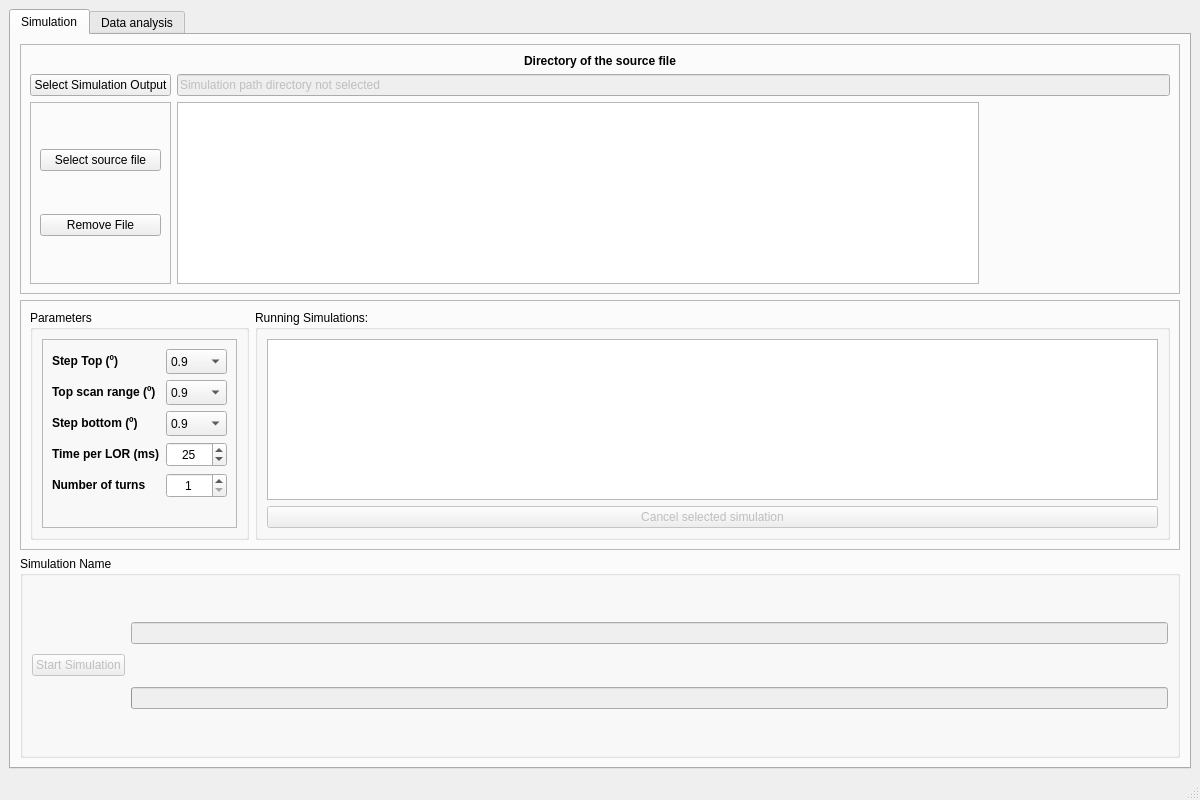
<?xml version="1.0" encoding="UTF-8"?>
<ui version="4.0">
 <class>MainWindow</class>
 <widget class="QMainWindow" name="MainWindow">
  <property name="windowModality">
   <enum>Qt::NonModal</enum>
  </property>
  <property name="enabled">
   <bool>true</bool>
  </property>
  <property name="geometry">
   <rect>
    <x>0</x>
    <y>0</y>
    <width>1200</width>
    <height>800</height>
   </rect>
  </property>
  <property name="sizePolicy">
   <sizepolicy hsizetype="Fixed" vsizetype="Fixed">
    <horstretch>0</horstretch>
    <verstretch>0</verstretch>
   </sizepolicy>
  </property>
  <property name="minimumSize">
   <size>
    <width>1200</width>
    <height>800</height>
   </size>
  </property>
  <property name="maximumSize">
   <size>
    <width>1200</width>
    <height>800</height>
   </size>
  </property>
  <property name="windowTitle">
   <string>MainWindow</string>
  </property>
  <widget class="QWidget" name="centralwidget">
   <layout class="QVBoxLayout" name="verticalLayout_4">
    <item>
     <widget class="QTabWidget" name="tabWidget">
      <property name="sizePolicy">
       <sizepolicy hsizetype="Expanding" vsizetype="Expanding">
        <horstretch>0</horstretch>
        <verstretch>0</verstretch>
       </sizepolicy>
      </property>
      <property name="minimumSize">
       <size>
        <width>700</width>
        <height>700</height>
       </size>
      </property>
      <property name="maximumSize">
       <size>
        <width>16777215</width>
        <height>16777215</height>
       </size>
      </property>
      <property name="autoFillBackground">
       <bool>true</bool>
      </property>
      <property name="currentIndex">
       <number>0</number>
      </property>
      <widget class="QWidget" name="tab">
       <attribute name="title">
        <string>Simulation</string>
       </attribute>
       <layout class="QVBoxLayout" name="verticalLayout_9">
        <item>
         <widget class="QFrame" name="frame">
          <property name="maximumSize">
           <size>
            <width>16777215</width>
            <height>250</height>
           </size>
          </property>
          <property name="frameShape">
           <enum>QFrame::StyledPanel</enum>
          </property>
          <property name="frameShadow">
           <enum>QFrame::Raised</enum>
          </property>
          <layout class="QVBoxLayout" name="verticalLayout_6">
           <item>
            <layout class="QVBoxLayout" name="verticalLayout_3">
             <item>
              <widget class="QLabel" name="SelectSource_label">
               <property name="font">
                <font>
                 <weight>75</weight>
                 <bold>true</bold>
                </font>
               </property>
               <property name="text">
                <string>Directory of the source file</string>
               </property>
               <property name="alignment">
                <set>Qt::AlignCenter</set>
               </property>
              </widget>
             </item>
             <item>
              <layout class="QGridLayout" name="gridLayout_5">
               <item row="2" column="1">
                <widget class="QTableWidget" name="SourcesList_listWidget">
                 <property name="sizePolicy">
                  <sizepolicy hsizetype="Expanding" vsizetype="Expanding">
                   <horstretch>0</horstretch>
                   <verstretch>0</verstretch>
                  </sizepolicy>
                 </property>
                 <property name="maximumSize">
                  <size>
                   <width>802</width>
                   <height>16777215</height>
                  </size>
                 </property>
                 <property name="alternatingRowColors">
                  <bool>true</bool>
                 </property>
                 <property name="textElideMode">
                  <enum>Qt::ElideMiddle</enum>
                 </property>
                 <attribute name="horizontalHeaderVisible">
                  <bool>false</bool>
                 </attribute>
                 <attribute name="horizontalHeaderCascadingSectionResizes">
                  <bool>true</bool>
                 </attribute>
                 <attribute name="horizontalHeaderDefaultSectionSize">
                  <number>200</number>
                 </attribute>
                 <attribute name="horizontalHeaderMinimumSectionSize">
                  <number>50</number>
                 </attribute>
                 <attribute name="horizontalHeaderShowSortIndicator" stdset="0">
                  <bool>false</bool>
                 </attribute>
                 <attribute name="horizontalHeaderStretchLastSection">
                  <bool>false</bool>
                 </attribute>
                 <attribute name="verticalHeaderVisible">
                  <bool>false</bool>
                 </attribute>
                 <attribute name="verticalHeaderCascadingSectionResizes">
                  <bool>true</bool>
                 </attribute>
                 <attribute name="verticalHeaderDefaultSectionSize">
                  <number>30</number>
                 </attribute>
                 <attribute name="verticalHeaderMinimumSectionSize">
                  <number>23</number>
                 </attribute>
                 <attribute name="verticalHeaderStretchLastSection">
                  <bool>false</bool>
                 </attribute>
                 <column>
                  <property name="text">
                   <string>Source position [mm]</string>
                  </property>
                  <property name="font">
                   <font>
                    <weight>75</weight>
                    <bold>true</bold>
                   </font>
                  </property>
                 </column>
                 <column>
                  <property name="text">
                   <string>X</string>
                  </property>
                  <property name="font">
                   <font>
                    <weight>75</weight>
                    <bold>true</bold>
                   </font>
                  </property>
                 </column>
                 <column>
                  <property name="text">
                   <string>Y</string>
                  </property>
                  <property name="font">
                   <font>
                    <weight>75</weight>
                    <bold>true</bold>
                   </font>
                  </property>
                 </column>
                 <column>
                  <property name="text">
                   <string>Z</string>
                  </property>
                  <property name="font">
                   <font>
                    <weight>75</weight>
                    <bold>true</bold>
                   </font>
                  </property>
                 </column>
                </widget>
               </item>
               <item row="0" column="0">
                <widget class="QPushButton" name="SelectSimulationOutput_Button">
                 <property name="text">
                  <string>Select Simulation Output</string>
                 </property>
                </widget>
               </item>
               <item row="2" column="0">
                <widget class="QFrame" name="frame_10">
                 <property name="frameShape">
                  <enum>QFrame::StyledPanel</enum>
                 </property>
                 <property name="frameShadow">
                  <enum>QFrame::Raised</enum>
                 </property>
                 <layout class="QVBoxLayout" name="verticalLayout_11">
                  <item>
                   <widget class="QPushButton" name="SelectSource_Button">
                    <property name="text">
                     <string>Select source file</string>
                    </property>
                   </widget>
                  </item>
                  <item>
                   <widget class="QPushButton" name="RemoveSource_pushButton">
                    <property name="text">
                     <string>Remove File</string>
                    </property>
                   </widget>
                  </item>
                 </layout>
                </widget>
               </item>
               <item row="0" column="1">
                <widget class="QLineEdit" name="SelectSimulationOutput_lineEdit">
                 <property name="enabled">
                  <bool>false</bool>
                 </property>
                 <property name="text">
                  <string>Simulation path directory not selected</string>
                 </property>
                </widget>
               </item>
              </layout>
             </item>
            </layout>
           </item>
          </layout>
         </widget>
        </item>
        <item>
         <widget class="QFrame" name="frame_2">
          <property name="maximumSize">
           <size>
            <width>16777215</width>
            <height>250</height>
           </size>
          </property>
          <property name="frameShape">
           <enum>QFrame::StyledPanel</enum>
          </property>
          <property name="frameShadow">
           <enum>QFrame::Raised</enum>
          </property>
          <layout class="QHBoxLayout" name="horizontalLayout">
           <item>
            <widget class="QGroupBox" name="groupBox_4">
             <property name="title">
              <string>Parameters</string>
             </property>
             <layout class="QGridLayout" name="gridLayout_3">
              <item row="0" column="0">
               <widget class="QFrame" name="frame_6">
                <property name="minimumSize">
                 <size>
                  <width>0</width>
                  <height>0</height>
                 </size>
                </property>
                <property name="frameShape">
                 <enum>QFrame::StyledPanel</enum>
                </property>
                <property name="frameShadow">
                 <enum>QFrame::Raised</enum>
                </property>
                <layout class="QFormLayout" name="formLayout">
                 <property name="fieldGrowthPolicy">
                  <enum>QFormLayout::AllNonFixedFieldsGrow</enum>
                 </property>
                 <item row="1" column="0">
                  <widget class="QLabel" name="TopAng_label">
                   <property name="font">
                    <font>
                     <weight>75</weight>
                     <bold>true</bold>
                    </font>
                   </property>
                   <property name="text">
                    <string>Step Top (º)</string>
                   </property>
                  </widget>
                 </item>
                 <item row="1" column="1">
                  <widget class="QComboBox" name="TopAng_comboBox">
                   <property name="minimumSize">
                    <size>
                     <width>0</width>
                     <height>25</height>
                    </size>
                   </property>
                   <property name="currentIndex">
                    <number>2</number>
                   </property>
                   <property name="sizeAdjustPolicy">
                    <enum>QComboBox::AdjustToContents</enum>
                   </property>
                   <item>
                    <property name="text">
                     <string>0.225</string>
                    </property>
                   </item>
                   <item>
                    <property name="text">
                     <string>0.45</string>
                    </property>
                   </item>
                   <item>
                    <property name="text">
                     <string>0.9</string>
                    </property>
                   </item>
                   <item>
                    <property name="text">
                     <string>1.8</string>
                    </property>
                   </item>
                   <item>
                    <property name="text">
                     <string>3.6</string>
                    </property>
                   </item>
                   <item>
                    <property name="text">
                     <string>7.2</string>
                    </property>
                   </item>
                   <item>
                    <property name="text">
                     <string>9</string>
                    </property>
                   </item>
                   <item>
                    <property name="text">
                     <string>14.4</string>
                    </property>
                   </item>
                   <item>
                    <property name="text">
                     <string>18</string>
                    </property>
                   </item>
                   <item>
                    <property name="text">
                     <string>27</string>
                    </property>
                   </item>
                   <item>
                    <property name="text">
                     <string>36</string>
                    </property>
                   </item>
                   <item>
                    <property name="text">
                     <string>45</string>
                    </property>
                   </item>
                   <item>
                    <property name="text">
                     <string>54</string>
                    </property>
                   </item>
                   <item>
                    <property name="text">
                     <string>63</string>
                    </property>
                   </item>
                   <item>
                    <property name="text">
                     <string>72</string>
                    </property>
                   </item>
                   <item>
                    <property name="text">
                     <string>81</string>
                    </property>
                   </item>
                   <item>
                    <property name="text">
                     <string>90</string>
                    </property>
                   </item>
                  </widget>
                 </item>
                 <item row="2" column="0">
                  <widget class="QLabel" name="TopRange_label">
                   <property name="font">
                    <font>
                     <weight>75</weight>
                     <bold>true</bold>
                    </font>
                   </property>
                   <property name="text">
                    <string>Top scan range (º)</string>
                   </property>
                  </widget>
                 </item>
                 <item row="2" column="1">
                  <widget class="QComboBox" name="TopRange_comboBox">
                   <property name="minimumSize">
                    <size>
                     <width>0</width>
                     <height>25</height>
                    </size>
                   </property>
                   <property name="currentText" stdset="0">
                    <string>0.9</string>
                   </property>
                   <item>
                    <property name="text">
                     <string>0.9</string>
                    </property>
                   </item>
                   <item>
                    <property name="text">
                     <string>1.8</string>
                    </property>
                   </item>
                   <item>
                    <property name="text">
                     <string>3.6</string>
                    </property>
                   </item>
                   <item>
                    <property name="text">
                     <string>7.2</string>
                    </property>
                   </item>
                   <item>
                    <property name="text">
                     <string>9</string>
                    </property>
                   </item>
                   <item>
                    <property name="text">
                     <string>14.4</string>
                    </property>
                   </item>
                   <item>
                    <property name="text">
                     <string>18</string>
                    </property>
                   </item>
                   <item>
                    <property name="text">
                     <string>27</string>
                    </property>
                   </item>
                   <item>
                    <property name="text">
                     <string>36</string>
                    </property>
                   </item>
                   <item>
                    <property name="text">
                     <string>45</string>
                    </property>
                   </item>
                   <item>
                    <property name="text">
                     <string>54</string>
                    </property>
                   </item>
                   <item>
                    <property name="text">
                     <string>63</string>
                    </property>
                   </item>
                   <item>
                    <property name="text">
                     <string>72</string>
                    </property>
                   </item>
                   <item>
                    <property name="text">
                     <string>75.6</string>
                    </property>
                   </item>
                   <item>
                    <property name="text">
                     <string>81</string>
                    </property>
                   </item>
                   <item>
                    <property name="text">
                     <string>90</string>
                    </property>
                   </item>
                  </widget>
                 </item>
                 <item row="3" column="0">
                  <widget class="QLabel" name="BotAng_label">
                   <property name="font">
                    <font>
                     <weight>75</weight>
                     <bold>true</bold>
                    </font>
                   </property>
                   <property name="text">
                    <string>Step bottom (º)</string>
                   </property>
                  </widget>
                 </item>
                 <item row="3" column="1">
                  <widget class="QComboBox" name="BotAng_comboBox">
                   <property name="minimumSize">
                    <size>
                     <width>0</width>
                     <height>25</height>
                    </size>
                   </property>
                   <item>
                    <property name="text">
                     <string>0.9</string>
                    </property>
                   </item>
                   <item>
                    <property name="text">
                     <string>1.8</string>
                    </property>
                   </item>
                   <item>
                    <property name="text">
                     <string>3.6</string>
                    </property>
                   </item>
                   <item>
                    <property name="text">
                     <string>9</string>
                    </property>
                   </item>
                   <item>
                    <property name="text">
                     <string>18</string>
                    </property>
                   </item>
                   <item>
                    <property name="text">
                     <string>36</string>
                    </property>
                   </item>
                   <item>
                    <property name="text">
                     <string>45</string>
                    </property>
                   </item>
                   <item>
                    <property name="text">
                     <string>90</string>
                    </property>
                   </item>
                   <item>
                    <property name="text">
                     <string>180</string>
                    </property>
                   </item>
                  </widget>
                 </item>
                 <item row="4" column="0">
                  <widget class="QLabel" name="TimeLor_label">
                   <property name="font">
                    <font>
                     <weight>75</weight>
                     <bold>true</bold>
                    </font>
                   </property>
                   <property name="text">
                    <string>Time per LOR (ms)</string>
                   </property>
                  </widget>
                 </item>
                 <item row="4" column="1">
                  <widget class="QDoubleSpinBox" name="TimeLor_doubleSpinBox">
                   <property name="minimumSize">
                    <size>
                     <width>0</width>
                     <height>25</height>
                    </size>
                   </property>
                   <property name="alignment">
                    <set>Qt::AlignCenter</set>
                   </property>
                   <property name="decimals">
                    <number>0</number>
                   </property>
                   <property name="minimum">
                    <double>1.000000000000000</double>
                   </property>
                   <property name="maximum">
                    <double>1000.000000000000000</double>
                   </property>
                   <property name="singleStep">
                    <double>1.000000000000000</double>
                   </property>
                   <property name="value">
                    <double>25.000000000000000</double>
                   </property>
                  </widget>
                 </item>
                 <item row="5" column="0">
                  <widget class="QLabel" name="NumberOfTurns_label">
                   <property name="font">
                    <font>
                     <weight>75</weight>
                     <bold>true</bold>
                    </font>
                   </property>
                   <property name="text">
                    <string>Number of turns</string>
                   </property>
                  </widget>
                 </item>
                 <item row="5" column="1">
                  <widget class="QSpinBox" name="NumberOfTurns_spinBox">
                   <property name="minimumSize">
                    <size>
                     <width>0</width>
                     <height>25</height>
                    </size>
                   </property>
                   <property name="alignment">
                    <set>Qt::AlignCenter</set>
                   </property>
                   <property name="minimum">
                    <number>1</number>
                   </property>
                   <property name="maximum">
                    <number>10</number>
                   </property>
                   <property name="value">
                    <number>1</number>
                   </property>
                  </widget>
                 </item>
                </layout>
               </widget>
              </item>
             </layout>
            </widget>
           </item>
           <item>
            <widget class="QGroupBox" name="groupBox_2">
             <property name="title">
              <string>Running Simulations:</string>
             </property>
             <layout class="QVBoxLayout" name="verticalLayout">
              <item>
               <widget class="QListWidget" name="RunningSimulation_listWidget"/>
              </item>
              <item>
               <widget class="QPushButton" name="abortSimulation_Button">
                <property name="enabled">
                 <bool>false</bool>
                </property>
                <property name="text">
                 <string>Cancel selected simulation</string>
                </property>
               </widget>
              </item>
             </layout>
            </widget>
           </item>
          </layout>
         </widget>
        </item>
        <item>
         <widget class="QGroupBox" name="groupBox_3">
          <property name="title">
           <string>Simulation Name</string>
          </property>
          <layout class="QGridLayout" name="gridLayout_2">
           <item row="0" column="1">
            <widget class="QLineEdit" name="Simulationname_lineEdit">
             <property name="enabled">
              <bool>false</bool>
             </property>
            </widget>
           </item>
           <item row="1" column="1">
            <widget class="QProgressBar" name="progressBar">
             <property name="enabled">
              <bool>false</bool>
             </property>
             <property name="value">
              <number>0</number>
             </property>
             <property name="format">
              <string/>
             </property>
            </widget>
           </item>
           <item row="0" column="0" rowspan="2">
            <widget class="QPushButton" name="StartSimulation_pushButton">
             <property name="enabled">
              <bool>false</bool>
             </property>
             <property name="text">
              <string>Start Simulation</string>
             </property>
             <property name="checkable">
              <bool>false</bool>
             </property>
             <property name="autoDefault">
              <bool>false</bool>
             </property>
             <property name="default">
              <bool>false</bool>
             </property>
             <property name="flat">
              <bool>false</bool>
             </property>
            </widget>
           </item>
          </layout>
         </widget>
        </item>
       </layout>
      </widget>
      <widget class="QWidget" name="tab_2">
       <attribute name="title">
        <string>Data analysis</string>
       </attribute>
       <layout class="QGridLayout" name="gridLayout_8">
        <item row="2" column="1">
         <widget class="QGroupBox" name="groupBox_7">
          <property name="minimumSize">
           <size>
            <width>300</width>
            <height>0</height>
           </size>
          </property>
          <property name="maximumSize">
           <size>
            <width>400</width>
            <height>16777215</height>
           </size>
          </property>
          <property name="title">
           <string>Energy Spectrum</string>
          </property>
          <layout class="QHBoxLayout" name="horizontalLayout_4">
           <item>
            <widget class="QWidget" name="Energywidget_3" native="true">
             <property name="minimumSize">
              <size>
               <width>150</width>
               <height>100</height>
              </size>
             </property>
            </widget>
           </item>
          </layout>
         </widget>
        </item>
        <item row="0" column="0" colspan="2">
         <widget class="QGroupBox" name="groupBox_5">
          <property name="minimumSize">
           <size>
            <width>0</width>
            <height>0</height>
           </size>
          </property>
          <property name="maximumSize">
           <size>
            <width>16777215</width>
            <height>16777215</height>
           </size>
          </property>
          <property name="title">
           <string>Simulation directory</string>
          </property>
          <layout class="QHBoxLayout" name="horizontalLayout_6">
           <item>
            <widget class="QPushButton" name="SelectResults_Button">
             <property name="maximumSize">
              <size>
               <width>16777215</width>
               <height>16777215</height>
              </size>
             </property>
             <property name="text">
              <string>Select results file</string>
             </property>
            </widget>
           </item>
           <item>
            <widget class="QLineEdit" name="SelectResults_lineEdit">
             <property name="enabled">
              <bool>false</bool>
             </property>
             <property name="text">
              <string>Simulation results directory not selected </string>
             </property>
             <property name="alignment">
              <set>Qt::AlignCenter</set>
             </property>
            </widget>
           </item>
          </layout>
         </widget>
        </item>
        <item row="2" column="0">
         <widget class="QGroupBox" name="groupBox">
          <property name="sizePolicy">
           <sizepolicy hsizetype="Preferred" vsizetype="Expanding">
            <horstretch>0</horstretch>
            <verstretch>0</verstretch>
           </sizepolicy>
          </property>
          <property name="minimumSize">
           <size>
            <width>0</width>
            <height>0</height>
           </size>
          </property>
          <property name="title">
           <string>Image Reconstruction</string>
          </property>
          <layout class="QVBoxLayout" name="verticalLayout_2">
           <item>
            <widget class="QWidget" name="FBPWidget" native="true">
             <property name="sizePolicy">
              <sizepolicy hsizetype="Preferred" vsizetype="Preferred">
               <horstretch>0</horstretch>
               <verstretch>0</verstretch>
              </sizepolicy>
             </property>
             <property name="minimumSize">
              <size>
               <width>0</width>
               <height>0</height>
              </size>
             </property>
             <property name="maximumSize">
              <size>
               <width>16777215</width>
               <height>16777215</height>
              </size>
             </property>
            </widget>
           </item>
          </layout>
         </widget>
        </item>
        <item row="1" column="0" colspan="2">
         <widget class="QGroupBox" name="groupBox_6">
          <property name="sizePolicy">
           <sizepolicy hsizetype="Preferred" vsizetype="Preferred">
            <horstretch>0</horstretch>
            <verstretch>0</verstretch>
           </sizepolicy>
          </property>
          <property name="minimumSize">
           <size>
            <width>0</width>
            <height>0</height>
           </size>
          </property>
          <property name="maximumSize">
           <size>
            <width>16777215</width>
            <height>200</height>
           </size>
          </property>
          <property name="title">
           <string>Parameters</string>
          </property>
          <layout class="QHBoxLayout" name="horizontalLayout_5">
           <item>
            <widget class="QFrame" name="frame_4">
             <property name="frameShape">
              <enum>QFrame::StyledPanel</enum>
             </property>
             <property name="frameShadow">
              <enum>QFrame::Raised</enum>
             </property>
             <layout class="QGridLayout" name="gridLayout_9">
              <item row="3" column="3">
               <widget class="QComboBox" name="pixelSize_comboBox">
                <property name="currentIndex">
                 <number>3</number>
                </property>
                <item>
                 <property name="text">
                  <string>0.1</string>
                 </property>
                </item>
                <item>
                 <property name="text">
                  <string>0.25</string>
                 </property>
                </item>
                <item>
                 <property name="text">
                  <string>0.5</string>
                 </property>
                </item>
                <item>
                 <property name="text">
                  <string>1</string>
                 </property>
                </item>
                <item>
                 <property name="text">
                  <string>2</string>
                 </property>
                </item>
               </widget>
              </item>
              <item row="3" column="0">
               <widget class="QPushButton" name="saveFigures_pushButton">
                <property name="enabled">
                 <bool>false</bool>
                </property>
                <property name="text">
                 <string>Save Figures</string>
                </property>
               </widget>
              </item>
              <item row="3" column="2">
               <widget class="QComboBox" name="interp_comboBox">
                <item>
                 <property name="text">
                  <string>linear</string>
                 </property>
                </item>
                <item>
                 <property name="text">
                  <string>nearest</string>
                 </property>
                </item>
                <item>
                 <property name="text">
                  <string>cubic</string>
                 </property>
                </item>
               </widget>
              </item>
              <item row="3" column="4">
               <widget class="QDoubleSpinBox" name="gaussFilter_doubleSpinBox">
                <property name="minimumSize">
                 <size>
                  <width>0</width>
                  <height>0</height>
                 </size>
                </property>
                <property name="maximum">
                 <double>10.000000000000000</double>
                </property>
                <property name="singleStep">
                 <double>0.100000000000000</double>
                </property>
               </widget>
              </item>
              <item row="0" column="0">
               <widget class="QPushButton" name="StartAnalysis_pushButton">
                <property name="enabled">
                 <bool>false</bool>
                </property>
                <property name="minimumSize">
                 <size>
                  <width>0</width>
                  <height>0</height>
                 </size>
                </property>
                <property name="maximumSize">
                 <size>
                  <width>16777215</width>
                  <height>16777215</height>
                 </size>
                </property>
                <property name="text">
                 <string>Start Analysis</string>
                </property>
               </widget>
              </item>
              <item row="3" column="1">
               <widget class="QComboBox" name="filter_comboBox">
                <property name="minimumSize">
                 <size>
                  <width>0</width>
                  <height>25</height>
                 </size>
                </property>
                <property name="maximumSize">
                 <size>
                  <width>16777215</width>
                  <height>25</height>
                 </size>
                </property>
                <item>
                 <property name="text">
                  <string>None</string>
                 </property>
                </item>
                <item>
                 <property name="text">
                  <string>ramp</string>
                 </property>
                </item>
                <item>
                 <property name="text">
                  <string>shepp-logan</string>
                 </property>
                </item>
                <item>
                 <property name="text">
                  <string>cosine</string>
                 </property>
                </item>
                <item>
                 <property name="text">
                  <string>hamming</string>
                 </property>
                </item>
                <item>
                 <property name="text">
                  <string>hann</string>
                 </property>
                </item>
               </widget>
              </item>
              <item row="1" column="0">
               <widget class="QPushButton" name="Recon_pushButton">
                <property name="sizePolicy">
                 <sizepolicy hsizetype="Fixed" vsizetype="Fixed">
                  <horstretch>0</horstretch>
                  <verstretch>0</verstretch>
                 </sizepolicy>
                </property>
                <property name="minimumSize">
                 <size>
                  <width>120</width>
                  <height>30</height>
                 </size>
                </property>
                <property name="maximumSize">
                 <size>
                  <width>16777215</width>
                  <height>16777215</height>
                 </size>
                </property>
                <property name="text">
                 <string>Load Sinogram</string>
                </property>
                <property name="autoDefault">
                 <bool>false</bool>
                </property>
                <property name="default">
                 <bool>false</bool>
                </property>
                <property name="flat">
                 <bool>false</bool>
                </property>
               </widget>
              </item>
              <item row="3" column="5">
               <widget class="QComboBox" name="cmapname_comboBox">
                <item>
                 <property name="text">
                  <string>hot</string>
                 </property>
                </item>
                <item>
                 <property name="text">
                  <string>hot_r</string>
                 </property>
                </item>
                <item>
                 <property name="text">
                  <string>Greys</string>
                 </property>
                </item>
                <item>
                 <property name="text">
                  <string>winter</string>
                 </property>
                </item>
                <item>
                 <property name="text">
                  <string>bone</string>
                 </property>
                </item>
                <item>
                 <property name="text">
                  <string>hsv</string>
                 </property>
                </item>
                <item>
                 <property name="text">
                  <string>jet</string>
                 </property>
                </item>
                <item>
                 <property name="text">
                  <string>Reds</string>
                 </property>
                </item>
                <item>
                 <property name="text">
                  <string>Set1</string>
                 </property>
                </item>
                <item>
                 <property name="text">
                  <string>gnuplot</string>
                 </property>
                </item>
                <item>
                 <property name="text">
                  <string>gnuplot2</string>
                 </property>
                </item>
                <item>
                 <property name="text">
                  <string>rainbow</string>
                 </property>
                </item>
                <item>
                 <property name="text">
                  <string>gist_rainbow</string>
                 </property>
                </item>
               </widget>
              </item>
              <item row="0" column="3" rowspan="2">
               <widget class="QLabel" name="label_4">
                <property name="text">
                 <string>Pixel size (mm)</string>
                </property>
                <property name="alignment">
                 <set>Qt::AlignCenter</set>
                </property>
               </widget>
              </item>
              <item row="0" column="4" rowspan="2">
               <widget class="QLabel" name="label_3">
                <property name="text">
                 <string>Gauss filter</string>
                </property>
               </widget>
              </item>
              <item row="0" column="5" rowspan="2">
               <widget class="QLabel" name="label_5">
                <property name="text">
                 <string>Colormap</string>
                </property>
                <property name="alignment">
                 <set>Qt::AlignCenter</set>
                </property>
               </widget>
              </item>
              <item row="0" column="1" rowspan="2">
               <widget class="QLabel" name="label_2">
                <property name="maximumSize">
                 <size>
                  <width>16777215</width>
                  <height>16777215</height>
                 </size>
                </property>
                <property name="layoutDirection">
                 <enum>Qt::LeftToRight</enum>
                </property>
                <property name="text">
                 <string>Filter type</string>
                </property>
                <property name="alignment">
                 <set>Qt::AlignCenter</set>
                </property>
               </widget>
              </item>
              <item row="0" column="2" rowspan="2">
               <widget class="QLabel" name="label">
                <property name="maximumSize">
                 <size>
                  <width>16777215</width>
                  <height>16777215</height>
                 </size>
                </property>
                <property name="layoutDirection">
                 <enum>Qt::LeftToRight</enum>
                </property>
                <property name="text">
                 <string>Interpolation</string>
                </property>
                <property name="alignment">
                 <set>Qt::AlignCenter</set>
                </property>
               </widget>
              </item>
             </layout>
             <zorder>Recon_pushButton</zorder>
             <zorder>label_2</zorder>
             <zorder>label</zorder>
             <zorder>label_4</zorder>
             <zorder>label_3</zorder>
             <zorder>label_5</zorder>
             <zorder>saveFigures_pushButton</zorder>
             <zorder>filter_comboBox</zorder>
             <zorder>interp_comboBox</zorder>
             <zorder>pixelSize_comboBox</zorder>
             <zorder>gaussFilter_doubleSpinBox</zorder>
             <zorder>cmapname_comboBox</zorder>
             <zorder>StartAnalysis_pushButton</zorder>
            </widget>
           </item>
           <item>
            <widget class="QFrame" name="frame_3">
             <property name="frameShape">
              <enum>QFrame::StyledPanel</enum>
             </property>
             <property name="frameShadow">
              <enum>QFrame::Raised</enum>
             </property>
             <layout class="QGridLayout" name="gridLayout_7">
              <item row="0" column="1" colspan="3">
               <widget class="QLabel" name="label_6">
                <property name="font">
                 <font>
                  <weight>75</weight>
                  <bold>true</bold>
                 </font>
                </property>
                <property name="text">
                 <string>Energy window (keV)</string>
                </property>
                <property name="alignment">
                 <set>Qt::AlignCenter</set>
                </property>
               </widget>
              </item>
              <item row="1" column="0">
               <widget class="QDoubleSpinBox" name="CoincidenceWindow_doubleSpinBox">
                <property name="minimumSize">
                 <size>
                  <width>0</width>
                  <height>0</height>
                 </size>
                </property>
                <property name="maximumSize">
                 <size>
                  <width>16777215</width>
                  <height>16777215</height>
                 </size>
                </property>
                <property name="alignment">
                 <set>Qt::AlignCenter</set>
                </property>
                <property name="decimals">
                 <number>3</number>
                </property>
                <property name="maximum">
                 <double>999999999.000000000000000</double>
                </property>
                <property name="singleStep">
                 <double>0.100000000000000</double>
                </property>
                <property name="value">
                 <double>0.100000000000000</double>
                </property>
               </widget>
              </item>
              <item row="0" column="0">
               <widget class="QLabel" name="TopAng_label_2">
                <property name="minimumSize">
                 <size>
                  <width>0</width>
                  <height>0</height>
                 </size>
                </property>
                <property name="maximumSize">
                 <size>
                  <width>16777215</width>
                  <height>16777215</height>
                 </size>
                </property>
                <property name="font">
                 <font>
                  <weight>75</weight>
                  <bold>true</bold>
                 </font>
                </property>
                <property name="frameShape">
                 <enum>QFrame::NoFrame</enum>
                </property>
                <property name="text">
                 <string>Coincidence window (ns)</string>
                </property>
                <property name="alignment">
                 <set>Qt::AlignCenter</set>
                </property>
               </widget>
              </item>
              <item row="1" column="3">
               <widget class="QDoubleSpinBox" name="energy_threshold_upper_doubleSpinBox">
                <property name="alignment">
                 <set>Qt::AlignCenter</set>
                </property>
                <property name="decimals">
                 <number>0</number>
                </property>
                <property name="maximum">
                 <double>1499.000000000000000</double>
                </property>
                <property name="value">
                 <double>1499.000000000000000</double>
                </property>
               </widget>
              </item>
              <item row="1" column="1">
               <widget class="QDoubleSpinBox" name="energy_threshold_lower_doubleSpinBox">
                <property name="alignment">
                 <set>Qt::AlignCenter</set>
                </property>
                <property name="decimals">
                 <number>0</number>
                </property>
                <property name="maximum">
                 <double>1999.000000000000000</double>
                </property>
               </widget>
              </item>
              <item row="1" column="2">
               <widget class="QLabel" name="label_7">
                <property name="text">
                 <string>to</string>
                </property>
                <property name="alignment">
                 <set>Qt::AlignCenter</set>
                </property>
               </widget>
              </item>
             </layout>
            </widget>
           </item>
          </layout>
         </widget>
        </item>
       </layout>
      </widget>
     </widget>
    </item>
   </layout>
  </widget>
  <widget class="QStatusBar" name="statusbar"/>
 </widget>
 <resources/>
 <connections/>
</ui>
